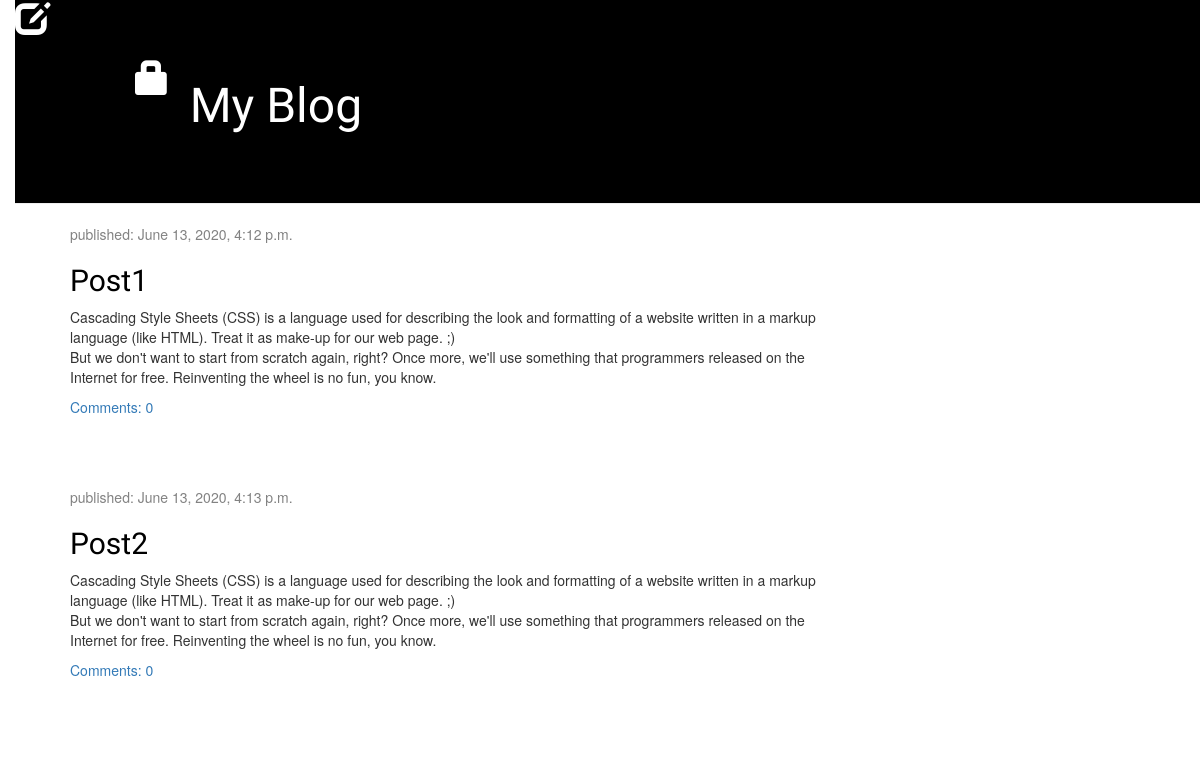
The app's page /, older data.
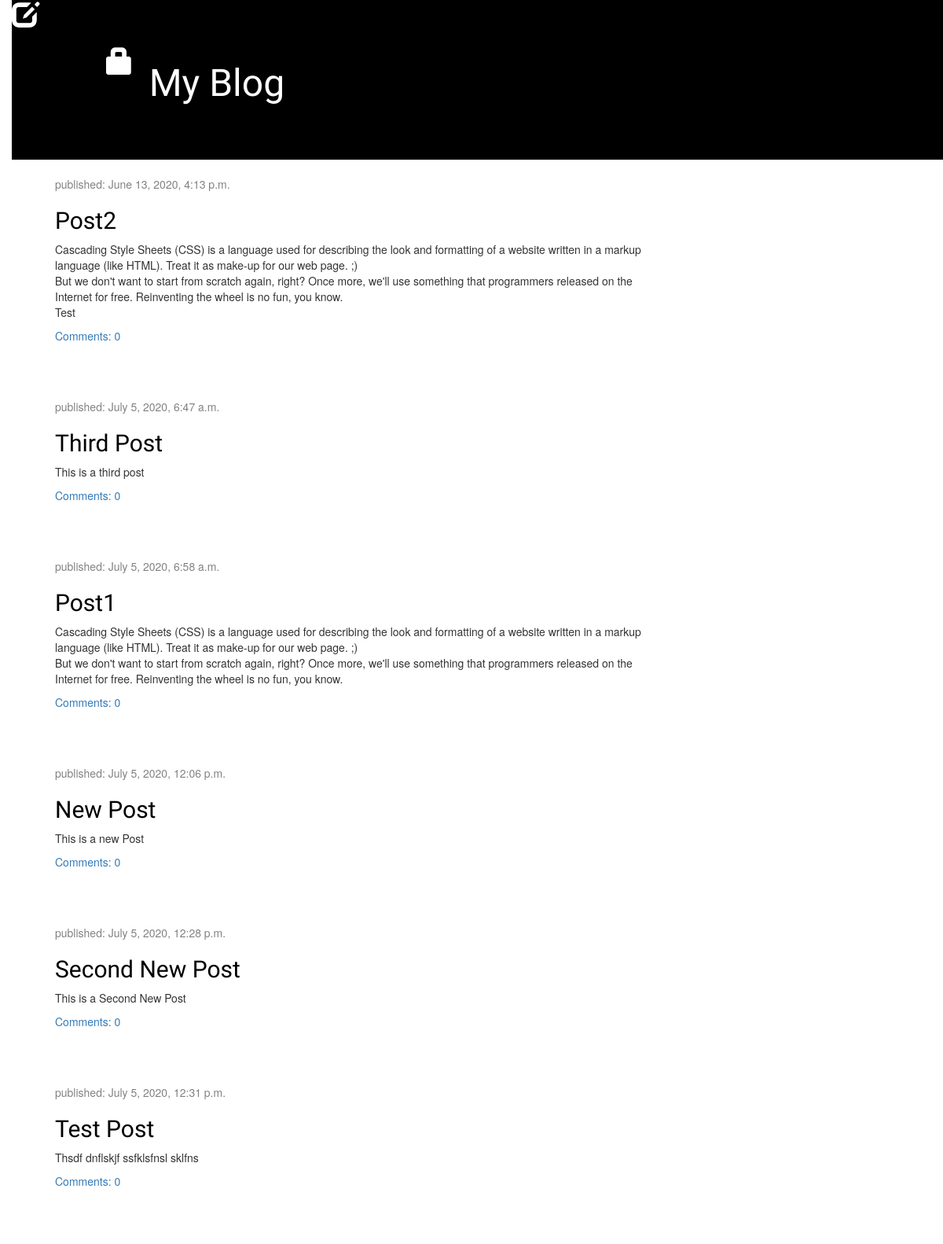
The same page, newer data.
### blog/models.py (models this page shows, shortened)
class Post(models.Model):
    author=models.ForeignKey(settings.AUTH_USER_MODEL, on_delete=models.CASCADE)
    title=models.CharField(max_length=200)
    text=models.TextField()
    created_date=models.DateTimeField(default=timezone.now)
    published_date=models.DateTimeField(blank=True, null=True)
    def approved_comments(self):
        return self.comments.filter(approved_comment=True)

### blog/views.py (the view)
# urls.py: path('', views.post_list, name='post_list'),
def post_list(request):
    posts=Post.objects.filter(published_date__lte=timezone.now()).order_by('published_date')
    return render(request, 'blog/post_list.html', {'posts':posts})

### blog/templates/blog/post_list.html
{% extends 'blog/base.html' %}
{% block content %}
    {% for post in posts %}
        <div class="post">
            <div class="date">
                <p>published: {{ post.published_date }}</p>
            </div>
            <h2><a href="{% url 'post_detail' pk=post.pk %}">{{ post.title }}</a></h2>
            <p>{{ post.text|linebreaksbr }}</p>
            <a href="{% url 'post_detail' pk=post.pk %}">Comments: {{ post.approved_comments.count }}</a>
        </div>
    {% endfor %}
{% endblock %}

### blog/templates/blog/base.html (shortened to what this page needs)
{% load static %}
<html>
    <head>
        <link rel="stylesheet" href="//maxcdn.bootstrapcdn.com/bootstrap/3.2.0/css/bootstrap.min.css">
        <link rel="stylesheet" href="//maxcdn.bootstrapcdn.com/bootstrap/3.2.0/css/bootstrap-theme.min.css">
        <link rel="stylesheet" href="{% static 'css/blog.css' %}">
        <a href="{% url 'post_draft_list' %}" class="top-menu"><span class="glyphicon glyphicon-edit"></span></a>
    </head>
    <body>
        <div class="page-header">
            {% if user.is_authenticated %}
                <a href="{% url 'post_new' %}" class="top-menu"><span class="glyphicon glyphicon-plus"></span></a>
                <a href="{% url 'post_draft_list' %}" class="top-menu"><span class="glyphicon glyphicon-edit"></span></a>
                <p class="top-menu>Hello {{ user.username }} <small> (<a href="{% url 'logout' %}">Log out</a>)</small></p>
            {% else %}
                <a href="{% url 'login' %}" class="top-menu"><span class="glyphicon glyphicon-lock"></span></a>
            {% endif %}
            <h1><a href="/">My Blog</a></h1>
        </div>
        <div class="content container">
            <div class="row">
                <div class="col-md-8">
                {% block content %}
                {% endblock %}
                </div>
            </div>
        </div>
    </body>
</html>

### blog/static/css/blog.css (style rules this page uses)
h1 a, h2 a { color: #C25100; }
body { padding-left: 15px; }
.page-header { background-color: #000000; margin-top: 0; padding: 60px 60px 60px 120px; }
.page-header h1, .page-header h1 a, .page-header h1 a:visited, .page-header h1 a:active { color: #ffffff; font-size: 36pt; text-decoration: none; }
.content { margin-left: 40px; }
h1, h2, h3, h4 { font-family: 'Lobster', cursive; }
.date { color: #828282; }
.top-menu, .top-menu:hover, .top-menu:visited { color: #ffffff; float: left; font-size: 26pt; margin-right: 20px; }
.post { margin-bottom: 70px; }
.post h2 a, .post h2 a:visited { color: #000000; }

Row changes from the older to the newer data that the page shows:
changed Post "Post2": text "…no fun, you know." → "…no fun, you know. Test"; moves up the list
added Post: published_date "July 5, 2020, 6:47 a.m.", title "Third Post", text "This is a third post", approved_comments.count "0"
changed Post "Post1": published_date "June 13, 2020, 4:12 p.m." → "July 5, 2020, 6:58 a.m."
added Post: published_date "July 5, 2020, 12:06 p.m.", title "New Post", text "This is a new Post", approved_comments.count "0"
added Post: published_date "July 5, 2020, 12:28 p.m.", title "Second New Post", text "This is a Second New Post", approved_comments.count "0"
added Post: published_date "July 5, 2020, 12:31 p.m.", title "Test Post", text "Thsdf dnflskjf ssfklsfnsl sklfns", approved_comments.count "0"
